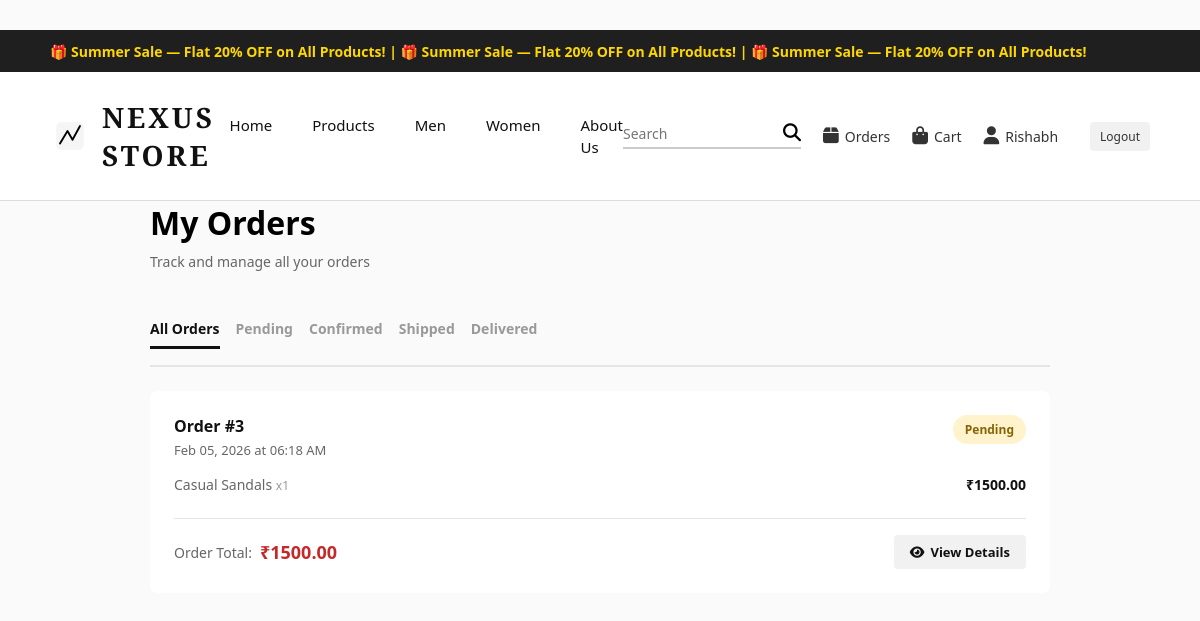
/my-orders/ (signed in), run on the app's committed database.
### main/models.py (models this page shows, shortened)
class Order(models.Model):
    STATUS_CHOICES = [
        ('pending', 'Pending'),
        ('confirmed', 'Confirmed'),
        ('shipped', 'Shipped'),
        ('delivered', 'Delivered'),
        ('cancelled', 'Cancelled'),
    ]
    user = models.ForeignKey(User, on_delete=models.CASCADE, related_name='orders')
    total_price = models.DecimalField(max_digits=10, decimal_places=2)
    status = models.CharField(max_length=20, choices=STATUS_CHOICES, default='pending')
    shipping_address = models.TextField()
    phone = models.CharField(max_length=15)
    created_at = models.DateTimeField(auto_now_add=True)
    updated_at = models.DateTimeField(auto_now=True)
    class Meta:
        ordering = ['-created_at']

class OrderItem(models.Model):
    order = models.ForeignKey(Order, on_delete=models.CASCADE, related_name='items')
    product = models.ForeignKey(Product, on_delete=models.SET_NULL, null=True)
    quantity = models.IntegerField()
    price = models.DecimalField(max_digits=10, decimal_places=2)
    def get_item_total(self):
        return self.price * self.quantity

class Product(models.Model):
    name = models.CharField(max_length=200)
    category = models.ForeignKey(Category, on_delete=models.CASCADE, related_name='products')
    price = models.DecimalField(max_digits=10, decimal_places=2)
    description = models.TextField(blank=True, null=True)
    image = models.ImageField(upload_to='products/', blank=True, null=True)
    stock = models.IntegerField(default=0)
    created_at = models.DateTimeField(auto_now_add=True)
    updated_at = models.DateTimeField(auto_now=True)
    is_active = models.BooleanField(default=True)
    class Meta:
        ordering = ['-created_at']
        verbose_name_plural = "Products"

### main/views.py (the view)
# urls.py: path('my-orders/', views.my_orders, name='my_orders'),
@login_required(login_url='/login/')
def my_orders(request):
    orders = Order.objects.filter(user=request.user)
    context = {
        'orders': orders
    }
    return render(request, 'my_orders.html', context)

### templates/my_orders.html (shortened to what this page needs)
{% include 'nav.html' %}
<!DOCTYPE html>
<html lang="en">
<head>
    <link href="https://cdnjs.cloudflare.com/ajax/libs/font-awesome/6.5.0/css/all.min.css" rel="stylesheet">
</head>
<body>
<div class="orders-container">
    <div class="page-header">
        <h1 class="page-title">My Orders</h1>
        <p class="page-subtitle">Track and manage all your orders</p>
    </div>
    {% if orders %}
        <div class="filter-tabs">
            <button class="filter-tab active" onclick="filterOrders('all')">All Orders</button>
            <button class="filter-tab" onclick="filterOrders('pending')">Pending</button>
            <button class="filter-tab" onclick="filterOrders('confirmed')">Confirmed</button>
            <button class="filter-tab" onclick="filterOrders('shipped')">Shipped</button>
            <button class="filter-tab" onclick="filterOrders('delivered')">Delivered</button>
        </div>
        <div class="orders-list">
            {% for order in orders %}
                <div class="order-card" data-status="{{ order.status }}">
                    <div class="order-header">
                        <div class="order-header-left">
                            <div class="order-id">Order #{{ order.id }}</div>
                            <div class="order-date">{{ order.created_at|date:"M d, Y" }} at {{ order.created_at|date:"h:i A" }}</div>
                        </div>
                        <span class="status-badge {{ order.status }}">
                            {{ order.get_status_display }}
                        </span>
                    </div>
                    <div class="order-items">
                        {% for item in order.items.all %}
                            <div class="item-row">
                                <div class="item-info">
                                    {{ item.product.name }}
                                    <span class="item-qty">x{{ item.quantity }}</span>
                                </div>
                                <div class="item-total">₹{{ item.get_item_total }}</div>
                            </div>
                        {% endfor %}
                    </div>
                    <div class="order-footer">
                        <div class="order-total">
                            <span class="order-total-label">Order Total:</span>
                            <span class="order-total-amount">₹{{ order.total_price }}</span>
                        </div>
                        <div class="order-actions">
                            <a href="{% url 'order_confirmation' order.id %}" class="btn btn-secondary">
                                <i class="fa fa-eye" style="margin-right: 6px;"></i>View Details
                            </a>
                        </div>
                    </div>
                </div>
            {% endfor %}
        </div>
    {% endif %}
</div>
</body>
</html>

### templates/nav.html (shortened to what this page needs)
{% load static %}
<!DOCTYPE html>
<html lang="en">
<head>
    <link href="https://cdnjs.cloudflare.com/ajax/libs/font-awesome/6.5.0/css/all.min.css" rel="stylesheet">
</head>
<body>
<div class="utility-bar">
    <div class="marquee-container">
        <span class="marquee-text">🎁 Summer Sale — Flat 20% OFF on All Products! | 🎁 Summer Sale — Flat 20% OFF on All Products! | 🎁 Summer Sale — Flat 20% OFF on All Products!</span>
    </div>
</div>
<nav class="navbar">
    <div class="logo">
        <div class="shoe-icon">
            <svg xmlns="http://www.w3.org/2000/svg" viewBox="0 0 64 64" width="50" height="50">
                <rect x="10" y="10" width="44" height="44" rx="8" fill="#f5f5f5"/>
                <path d="M16 44 L28 24 L36 38 L48 16" stroke="#000000" stroke-width="3" stroke-linecap="round" stroke-linejoin="round" fill="none"/>
            </svg>
        </div>
        NEXUS STORE
    </div>
    <ul class="nav-links">
        <li><a href="{% url 'home' %}">Home</a></li>
        <li><a href="{% url 'products' %}">Products</a></li>
        <li>
            <a href="#">Men</a>
        </li>
        <li>
            <a href="#">Women</a>
        </li>
        <li><a href="{% url 'aboutus' %}">About Us</a></li>
    </ul>
    <div class="nav-actions">
        <div class="search-box">
            <input type="text" placeholder="Search">
            <i class="fa fa-search"></i>
        </div>
        {% if user.is_authenticated %}
            <a href="{% url 'my_orders' %}" style="text-decoration: none; color: #333; font-size: 14px; display: flex; align-items: center; gap: 6px;">
                <i class="fa fa-box" style="font-size:18px"></i>
                <span>Orders</span>
            </a>
            <a href="{% url 'view_cart' %}" style="text-decoration: none; color: #333; font-size: 14px; display: flex; align-items: center; gap: 6px;">
                <i class="fa fa-shopping-bag" style="font-size:18px"></i>
                <span>Cart</span>
            </a>
            <a href="/login/" style="text-decoration: none; color: #333; font-size: 14px; display: flex; align-items: center; gap: 6px;">
                <i class="fa fa-user" style="font-size:18px"></i>
                <span>{{ user.first_name }}</span>
            </a>
            <a href="/logout/" style="text-decoration: none; color: #333; font-size: 12px; margin-left: 10px; padding: 6px 10px; background: #f1f1f1; border-radius: 4px;">
                Logout
            </a>
        {% else %}
            <button onclick="openLoginModal()" style="background: none; border: none; text-decoration: none; color: #333; font-size: 14px; display: flex; align-items: center; gap: 6px; cursor: pointer;">
                <i class="fa fa-user" style="font-size:18px"></i>
                <span>Account</span>
            </button>
        {% endif %}
    </div>
</nav>
</body>
</html>

### templates/nav.html (style rules this page uses)
* { margin: 0; padding: 0; box-sizing: border-box; font-family: "Segoe UI", sans-serif; }
body { background: #fafafa; }
.utility-bar { height: 42px; background: #1f1f1f; color: #eee; display: flex; align-items: center; justify-content: center; padding: 0 50px; font-size: 14px; overflow: hidden; position: relative; }
.marquee-container { display: flex; width: 100%; animation: marquee 15s linear infinite; }
.marquee-text { white-space: nowrap; font-weight: 600; color: #ffd700; }
.navbar { background: #ffffff; padding: 26px 50px; display: flex; align-items: center; justify-content: space-between; border-bottom: 1px solid #ddd; position: relative; }
.logo { font-size: 28px; letter-spacing: 3px; font-weight: 700; color: #111; cursor: pointer; font-family: 'Playfair Display', serif; display: flex; align-items: center; gap: 12px; }
.shoe-icon { width: 40px; height: 40px; display: flex; align-items: center; justify-content: center; animation: shoeGlow 2.5s ease-in-out infinite, shoePulse 1.5s ease-in-out infinite; }
.shoe-icon svg { fill: #4caf50; transition: 0.3s; }
.nav-links { list-style: none; display: flex; gap: 40px; }
.nav-links li { position: relative; }
.nav-links a { text-decoration: none; color: #111; font-size: 15px; font-weight: 500; padding-bottom: 6px; }
.nav-links a::after { content: ""; position: absolute; width: 0; height: 2px; background: #111; left: 0; bottom: -6px; transition: 0.3s; }
.nav-actions { display: flex; align-items: center; gap: 22px; font-size: 18px; }
.search-box { display: flex; align-items: center; border-bottom: 2px solid #ccc; padding-bottom: 4px; }
.search-box input { border: none; outline: none; background: none; width: 160px; font-size: 14px; }

### templates/my_orders.html (style rules this page uses)
* { margin: 0; padding: 0; box-sizing: border-box; }
body { background: #fafafa; font-family: "Segoe UI", sans-serif; margin-top: 30px; }
.orders-container { max-width: 1000px; margin: 0 auto; padding: 0 50px; margin-bottom: 80px; }
.page-header { margin-bottom: 40px; }
.page-title { font-size: 32px; font-weight: 700; margin-bottom: 8px; }
.page-subtitle { color: #666; font-size: 14px; }
.orders-list { background: white; border-radius: 8px; overflow: hidden; }
.order-card { border-bottom: 1px solid #e5e5e5; padding: 24px; transition: 0.2s; }
.order-card:last-child { border-bottom: none; }
.order-header { display: flex; justify-content: space-between; align-items: flex-start; margin-bottom: 16px; }
.order-header-left { flex: 1; }
.order-id { font-size: 16px; font-weight: 700; color: #111; margin-bottom: 4px; }
.order-date { font-size: 13px; color: #666; }
.status-badge { display: inline-block; padding: 6px 12px; border-radius: 20px; font-size: 12px; font-weight: 700; }
.status-badge.pending { background: #fff3cd; color: #856404; }
.order-items { margin-bottom: 16px; padding-bottom: 16px; border-bottom: 1px solid #e5e5e5; }
.item-row { display: flex; justify-content: space-between; align-items: center; margin-bottom: 8px; font-size: 14px; }
.item-info { flex: 1; color: #666; }
.item-qty { color: #999; font-size: 12px; }
.item-total { font-weight: 600; color: #111; }
.order-footer { display: flex; justify-content: space-between; align-items: center; }
.order-total { display: flex; align-items: center; gap: 8px; }
.order-total-label { color: #666; font-size: 14px; }
.order-total-amount { font-size: 18px; font-weight: 700; color: #c62828; }
.order-actions { display: flex; gap: 12px; }
.btn { padding: 8px 16px; border-radius: 4px; border: none; cursor: pointer; font-size: 13px; font-weight: 600; text-decoration: none; transition: 0.2s; }
.btn-secondary { background: #f1f1f1; color: #111; }
.filter-tabs { display: flex; gap: 16px; margin-bottom: 24px; border-bottom: 2px solid #e5e5e5; padding-bottom: 16px; }
.filter-tab { padding: 8px 0; background: none; border: none; cursor: pointer; font-weight: 600; color: #999; border-bottom: 3px solid transparent; font-size: 14px; }
.filter-tab.active { color: #111; border-bottom-color: #111; }

### data on the page
Order: id "3", created_at "Feb 05, 2026", created_at "06:18 AM", status "Pending", total_price "1500.00"
OrderItem: product.name "Casual Sandals", quantity "1", get_item_total "1500.00"

### other printed values
{{ user.first_name }} "Rishabh"
